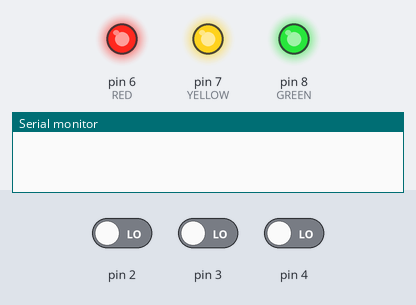
The sketch below on a simulated Arduino Uno, built with avr-gcc and run on an emulated ATmega328P. On the bench: output pins drawn as LEDs (lit = HIGH), the last lines printed to the serial monitor. Dashed ring = blinking. The test bench sets the inputs (shaded band); at power-on: pin 2 LOW, pin 3 LOW, pin 4 LOW.

Above: at 1.2 s.
1.3 s: pin 2 driven HIGH
At 1.7 s:
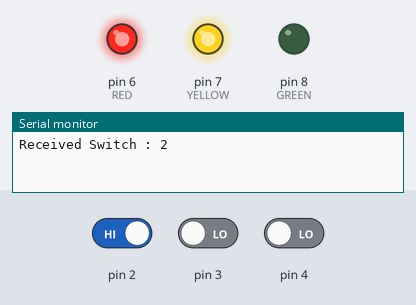
4.3 s: pin 3 driven HIGH
At 5.04 s:
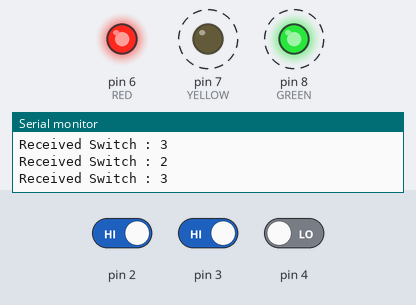
7.3 s: pin 4 driven HIGH
At 8.4 s:
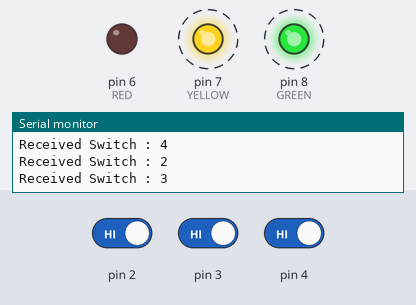
10.3 s: pin 3 driven LOW
13.3 s: pin 2 driven LOW
At 14.7 s:
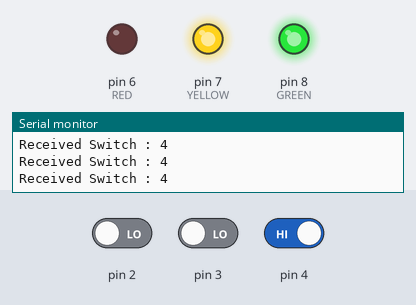
Timing chart, 0 to 16.3 s (numbered marks = the images above; inputs shaded):
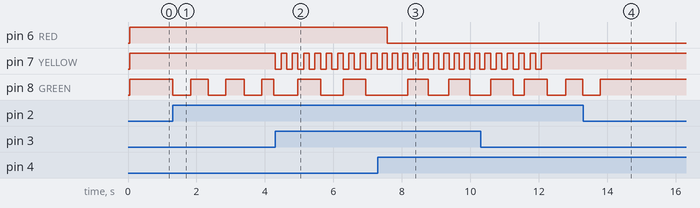

Measured:
- after the input at 1.3 s, pin 8 (GREEN): HIGH → LOW at once, then repeats every 1.0 s: HIGH 0.51 s, LOW 0.51 s
- after the input at 4.3 s, pin 7 (YELLOW): alternates HIGH for 0.17 s and LOW for 0.16 s, starting at once
- after the input at 7.3 s, pin 6 (RED): HIGH → LOW after 0.28 s
- after the input at 13.3 s, pin 8 (GREEN): goes on until 13.8 s, then stays HIGH

The sketch:

A8.ino
```cpp
#include <Arduino_FreeRTOS.h>
#include "queue.h"
#define RED 6
#define YELLOW 7
#define GREEN 8
#define SW1 4
#define SW2 3
#define SW3 2
QueueHandle_t ledQueue;

bool YELLOWBlink,GREENON,GREENBlink,REDON;
long RedTime = -3000;
long RedCap = 3000;
long GreenTime = 0;
int count = 0;
void setup()
{
  Serial.begin(9600);
  ledQueue = xQueueCreate(15,sizeof(int32_t));
  xTaskCreate(vSenderTask,"Sender RED",100,SW1,1,NULL);
  xTaskCreate(vSenderTask,"Sender YELLOW",100,SW2,1,NULL);
  xTaskCreate(vSenderTask,"Sender GREEN",100,SW3,1,NULL);
  xTaskCreate(vReceiverTask,"Receiver", 100,NULL, 1, NULL);
}
void vSenderTask(void *pvParameters)
{
  int32_t valueToSend = 0;
  int Switch = (int32_t)pvParameters;
  const TickType_t xTicksToWait = pdMS_TO_TICKS(100);
  pinMode(Switch, INPUT);

  while(1)
  {
    if(digitalRead(Switch) == 1)
      valueToSend = Switch;
    else
      valueToSend = 0;
    if(valueToSend != 0)
    {
      xQueueSend(ledQueue,&valueToSend,xTicksToWait);
      vTaskDelay(20);
      Serial.print("Received Switch : ");
      Serial.println(valueToSend);
    }
  }
}
void vReceiverTask(void *pvParameters)
{
  int32_t valueReceived;
  BaseType_t qStatus;
  const TickType_t xTicksToWait = pdMS_TO_TICKS(50);
  pinMode(RED, OUTPUT); digitalWrite(RED, 1);
  pinMode(YELLOW, OUTPUT); digitalWrite(YELLOW, 1);
  pinMode(GREEN, OUTPUT); digitalWrite(GREEN, 1);
  while(1)
  {
    qStatus = xQueueReceive(ledQueue,&valueReceived,xTicksToWait);
    if(qStatus == pdPASS)
    {
      if(valueReceived == SW1 && REDON != 1)
      {
        RedTime = millis();
        REDON = 1;
      }
      else if(valueReceived == SW1 && REDON == 1)
      {
        RedCap += 3000;
      }
      else if(valueReceived == SW2)
      {
        YELLOWBlink = !YELLOWBlink;
      }
      else if(valueReceived == SW3 && GREENON != 1)
      {
        count = 0;
        GREENON = 1;
        GREENBlink = 0;
        GreenTime = millis();
      }
    }

    if(millis() - RedTime < RedCap)
      digitalWrite(RED, LOW);
    else
    {
      digitalWrite(RED, HIGH);
      REDON = 0;
      RedCap = 3000;
    }

    if(YELLOWBlink == 1)
    {
      digitalWrite(YELLOW, LOW);
      vTaskDelay(10);
      digitalWrite(YELLOW, HIGH);
      vTaskDelay(10);
    }

    if(GREENON == 1 && count < 5)
    {
      if(millis() - GreenTime > 500)
      {
        GREENBlink = !GREENBlink;
        GreenTime = millis();
        count++;
      }
      digitalWrite(GREEN, GREENBlink);
    }
    else
      GREENON = 0;
  }
}
void loop(){}
```
